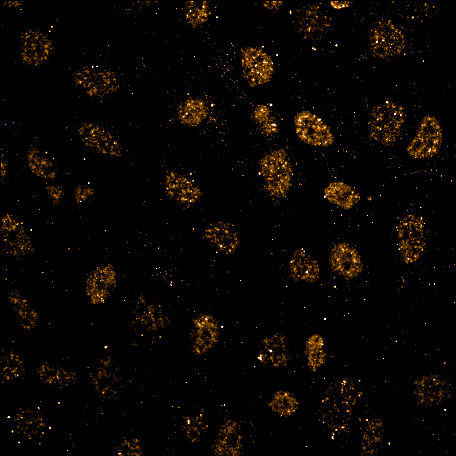
#> input picture images/A1/rad51/tile_01.png, 456 x 456 px; its folder holds only this picture in this run
$ python foci_threshold_debug.py
#> lines starting #> are read from the running program, lines starting #| are printed output that depends on the picture
import os
import numpy as np
import pandas as pd
from math import pi, sqrt
from skimage.io import imread, imsave
from skimage.feature import blob_log
from skimage.color import rgba2rgb, rgb2gray
from skimage.measure import regionprops
import matplotlib.pyplot as plt
import cv2
import random

# --- Configuration ---
base_dir = "images/A1"
rad51_dir = os.path.join(base_dir, "rad51")
dapi_dir = os.path.join(base_dir, "dapi")
seg_dir = os.path.join(base_dir, "dapi")

output_dir = "outputs"
os.makedirs(output_dir, exist_ok=True)
os.makedirs(f"{output_dir}/visuals", exist_ok=True)

rad51_thresholds = [0.05, 0.10, 0.15, 0.2, 0.25]
prob_thresholds = [0.2, 0.25, 0.3, 0.35, 0.4]

min_sigma = 1
max_sigma = 4

# --- Utility: blob detection ---
def detect_blobs(img, seg, threshold):
    blobs = blob_log(img, min_sigma=min_sigma, max_sigma=max_sigma, threshold=threshold)
    counts = {}
    area_pix = {}
    coords = []
    for blob in blobs:
        if len(blob) < 3:
            continue
        y, x, sigma = blob[:3]
        y, x = int(y), int(x)
        if 0 <= y < seg.shape[0] and 0 <= x < seg.shape[1]:
            nuc_id = seg[y, x]
            if nuc_id > 0:
                counts[nuc_id] = counts.get(nuc_id, 0) + 1
                area_pix[nuc_id] = area_pix.get(nuc_id, 0) + pi * sigma**2
                coords.append((nuc_id, x, y, sigma))
    return counts, area_pix, coords

# --- Generate debug nucleus visuals from first image ---
first_image = sorted([f for f in os.listdir(rad51_dir) if f.endswith(".png") and "Probabilities" not in f])[0]
tile_id = first_image.replace(".png", "")

rad51_path = os.path.join(rad51_dir, first_image)
dapi_path = os.path.join(dapi_dir, first_image)
seg_path = os.path.join(seg_dir, tile_id + "_seg.npy")
prob_path = os.path.join(rad51_dir, tile_id + "_Probabilities.npy")

rad51_raw = imread(rad51_path)
#> rad51_raw is the input picture: shape (456, 456, 4); mean R, G, B, A 8.9, 5, 0.4, 255
if rad51_raw.ndim == 3:
    rad51_rgb = rgba2rgb(rad51_raw) if rad51_raw.shape[2] == 4 else rad51_raw
else:
    rad51_rgb = cv2.cvtColor(rad51_raw, cv2.COLOR_GRAY2RGB)

rad51_gray = (rgb2gray(rad51_rgb) * 255).astype(np.uint8)
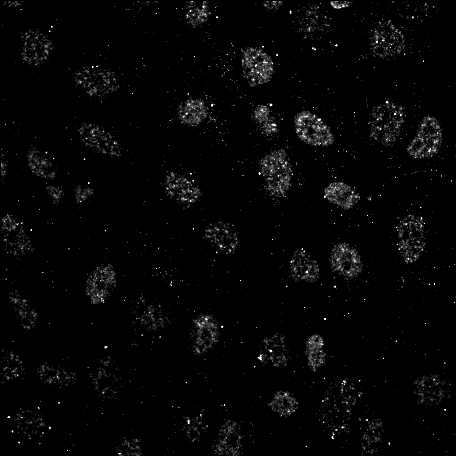
#> rad51_gray: shape (456, 456); min 0, max 255, mean 5.4

prob = np.load(prob_path) if os.path.exists(prob_path) else None
if prob is not None:
    if prob.shape[-1] == 2:
        prob = prob[..., 1]  # Take the second channel
    if prob.ndim != 2:
        raise ValueError(f"Expected 2D probability image but got shape: {prob.shape}")
    prob_norm = (prob - prob.min()) / (prob.max() - prob.min())
else:
    prob_norm = None

#> (the run stopped early here; a loop or call above may not have finished)

$ run again, on images/A1/rad51/tile_05.png
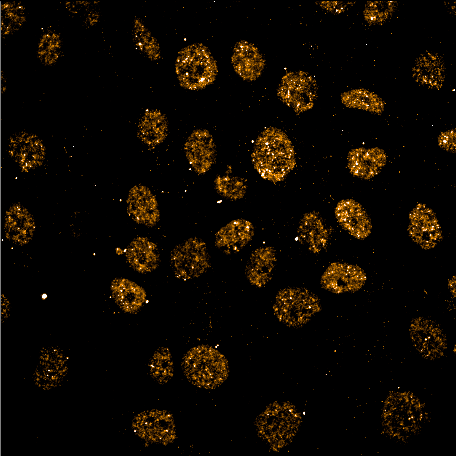
#> input picture images/A1/rad51/tile_05.png, 456 x 456 px
#> rad51_raw is the input picture: shape (456, 456, 4); mean R, G, B, A 14.1, 8.3, 1, 255
#> `rad51_gray = (rgb2gray(rad51_rgb) * 255).astype(np.uint8)`:
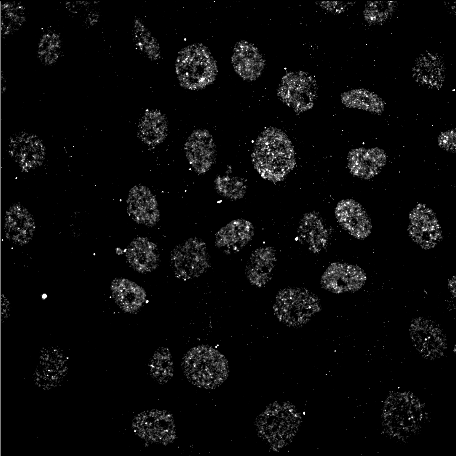
#> rad51_gray: shape (456, 456); min 0, max 255, mean 8.9

$ run again, on images/A1/rad51/tile_06.png
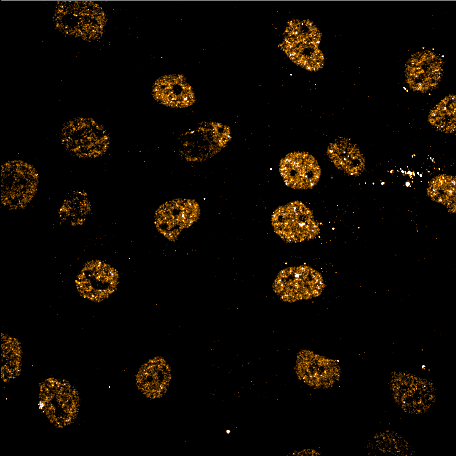
#> input picture images/A1/rad51/tile_06.png, 456 x 456 px
#> rad51_raw is the input picture: shape (456, 456, 4); mean R, G, B, A 12, 7.3, 1, 255
#> `rad51_gray = (rgb2gray(rad51_rgb) * 255).astype(np.uint8)`:
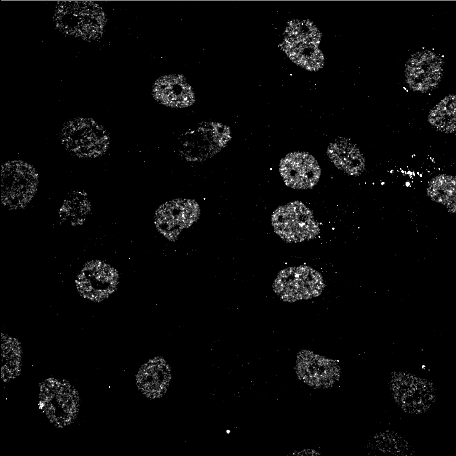
#> rad51_gray: shape (456, 456); min 0, max 255, mean 7.8

$ run again, on images/A1/rad51/tile_07.png
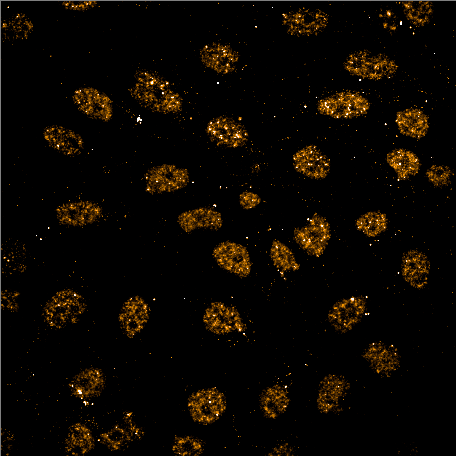
#> input picture images/A1/rad51/tile_07.png, 456 x 456 px
#> rad51_raw is the input picture: shape (456, 456, 4); mean R, G, B, A 12, 7.1, 1.1, 255
#> `rad51_gray = (rgb2gray(rad51_rgb) * 255).astype(np.uint8)`:
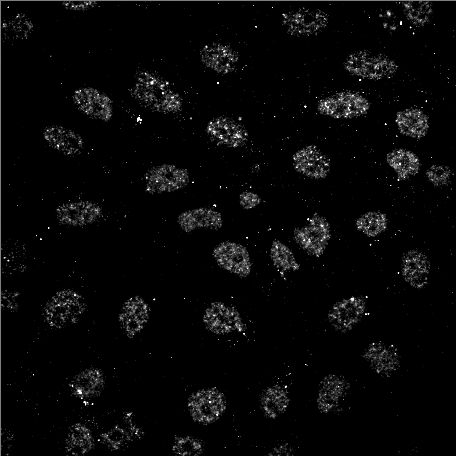
#> rad51_gray: shape (456, 456); min 0, max 255, mean 7.6

$ run again, on images/A1/rad51/tile_02.png
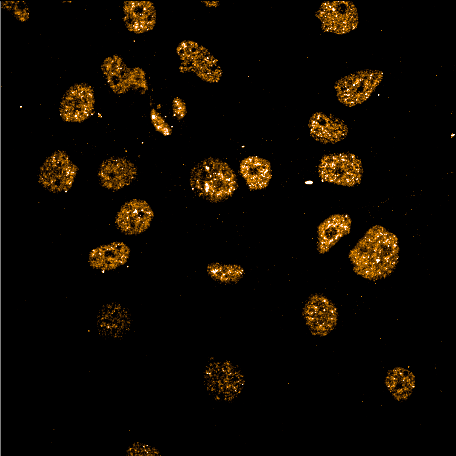
#> input picture images/A1/rad51/tile_02.png, 456 x 456 px
#> rad51_raw is the input picture: shape (456, 456, 4); mean R, G, B, A 12.8, 7.9, 1.3, 255
#> `rad51_gray = (rgb2gray(rad51_rgb) * 255).astype(np.uint8)`:
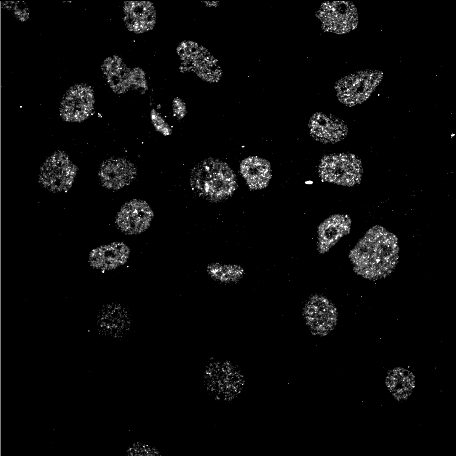
#> rad51_gray: shape (456, 456); min 0, max 255, mean 8.4
